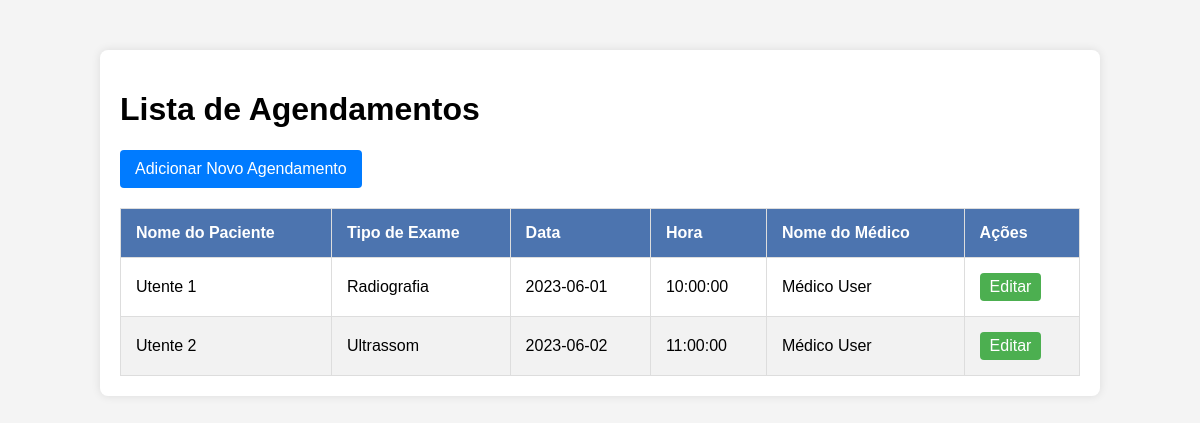
Screenshot of /agendamentos (signed in) with the database file from the repository.
### app/models.py (models this page shows, shortened)
class Agendamento(db.Model):
    __tablename__ = 'agendamentos'
    id = db.Column(db.Integer, primary_key=True, autoincrement=True)
    user_id = db.Column(db.Integer, db.ForeignKey('User.id'), nullable=False)
    tipo = db.Column(db.String(50), nullable=False)
    data = db.Column(db.Date, nullable=False)
    hora = db.Column(db.Time, nullable=False)
    medico_id = db.Column(db.Integer, db.ForeignKey('User.id'), nullable=False)
    user = db.relationship('User', foreign_keys=[user_id], back_populates='agendamentos')
    medico = db.relationship('User', foreign_keys=[medico_id])

class User(db.Model):
    __tablename__ = 'User'
    id = db.Column(db.Integer, primary_key=True, autoincrement=True)
    email = db.Column(db.String(120), unique=True, nullable=False)
    nome = db.Column(db.String(20), nullable=False)
    password = db.Column(db.String(128), nullable=False)
    role = db.Column(db.String(50), nullable=False)
    info = db.relationship('UserInfo', back_populates='user', uselist=False)
    agendamentos = db.relationship('Agendamento', foreign_keys='Agendamento.user_id', back_populates='user')

### app/routes.py (the view)
@main.route('/agendamentos')
@roles_required('Administrador', 'Rececionista')
def agendamentos_list():
    utente_alias = db.aliased(User)
    medico_alias = db.aliased(User)
    agendamentos = db.session.query(
        Agendamento.id,
        utente_alias.nome.label('utente_nome'),
        Agendamento.tipo,
        Agendamento.data,
        Agendamento.hora,
        medico_alias.nome.label('medico_nome')
    ).join(utente_alias, Agendamento.user_id == utente_alias.id).join(medico_alias, Agendamento.medico_id == medico_alias.id).all()
    return render_template('agendamentos_list.html', agendamentos=agendamentos)

### app/routes.py (called while the page is built)
def roles_required(*roles):
    def wrapper(fn):
        @wraps(fn)
        def decorated_view(*args, **kwargs):
            if 'user' not in session:
                flash('Por favor, faça login para acessar esta página.', 'warning')
                return redirect(url_for('main.login'))
            if session['user']['role'] not in roles:
                flash('Você não tem permissão para acessar esta página.', 'danger')
                return redirect(url_for('main.home'))
            return fn(*args, **kwargs)
        decorated_view.__name__ = fn.__name__
        return decorated_view
    return wrapper

### app/templates/agendamentos_list.html (shortened to what this page needs)
<!DOCTYPE html>
<html lang="en">
<head>
</head>
<body>
    <div class="container">
        <h1>Lista de Agendamentos</h1>
        <a href="{{ url_for('main.create_agendamento') }}" class="add-button">Adicionar Novo Agendamento</a>
        <table>
            <thead>
                <tr>
                    <th>Nome do Paciente</th>
                    <th>Tipo de Exame</th>
                    <th>Data</th>
                    <th>Hora</th>
                    <th>Nome do Médico</th>
                    <th>Ações</th>
                </tr>
            </thead>
            <tbody>
                {% for agendamento in agendamentos %}
                <tr>
                    <td>{{ agendamento.utente_nome }}</td>
                    <td>{{ agendamento.tipo }}</td>
                    <td>{{ agendamento.data }}</td>
                    <td>{{ agendamento.hora }}</td>
                    <td>{{ agendamento.medico_nome }}</td>
                    <td>
                        <a href="{{ url_for('main.edit_agendamento', agendamento_id=agendamento.id) }}" class="edit-button">Editar</a>
                    </td>
                </tr>
                {% endfor %}
            </tbody>
        </table>
    </div>
</body>
</html>

### app/templates/agendamentos_list.html (style rules this page uses)
body { font-family: Arial, sans-serif; background-color: #f4f4f4; margin: 0; padding: 0; }
.container { width: 80%; margin: 50px auto; background: #fff; padding: 20px; box-shadow: 0 0 10px rgba(0,0,0,0.1); border-radius: 8px; }
table { width: 100%; border-collapse: collapse; }
table, th, td { border: 1px solid #ddd; }
th, td { padding: 15px; text-align: left; }
th { background-color: #4c74af; color: white; }
tr:nth-child(even) { background-color: #f2f2f2; }
.edit-button { background-color: #4CAF50; color: white; padding: 5px 10px; text-align: center; text-decoration: none; display: inline-block; border-radius: 4px; }
.add-button { background-color: #007BFF; color: white; padding: 10px 15px; text-align: center; text-decoration: none; display: inline-block; border-radius: 4px; margin-bottom: 20px; }

### rows the page displays
Agendamento: utente_nome "Utente 1", tipo "Radiografia", data "2023-06-01", hora "10:00:00", medico_nome "Médico User"
Agendamento: utente_nome "Utente 2", tipo "Ultrassom", data "2023-06-02", hora "11:00:00", medico_nome "Médico User"
